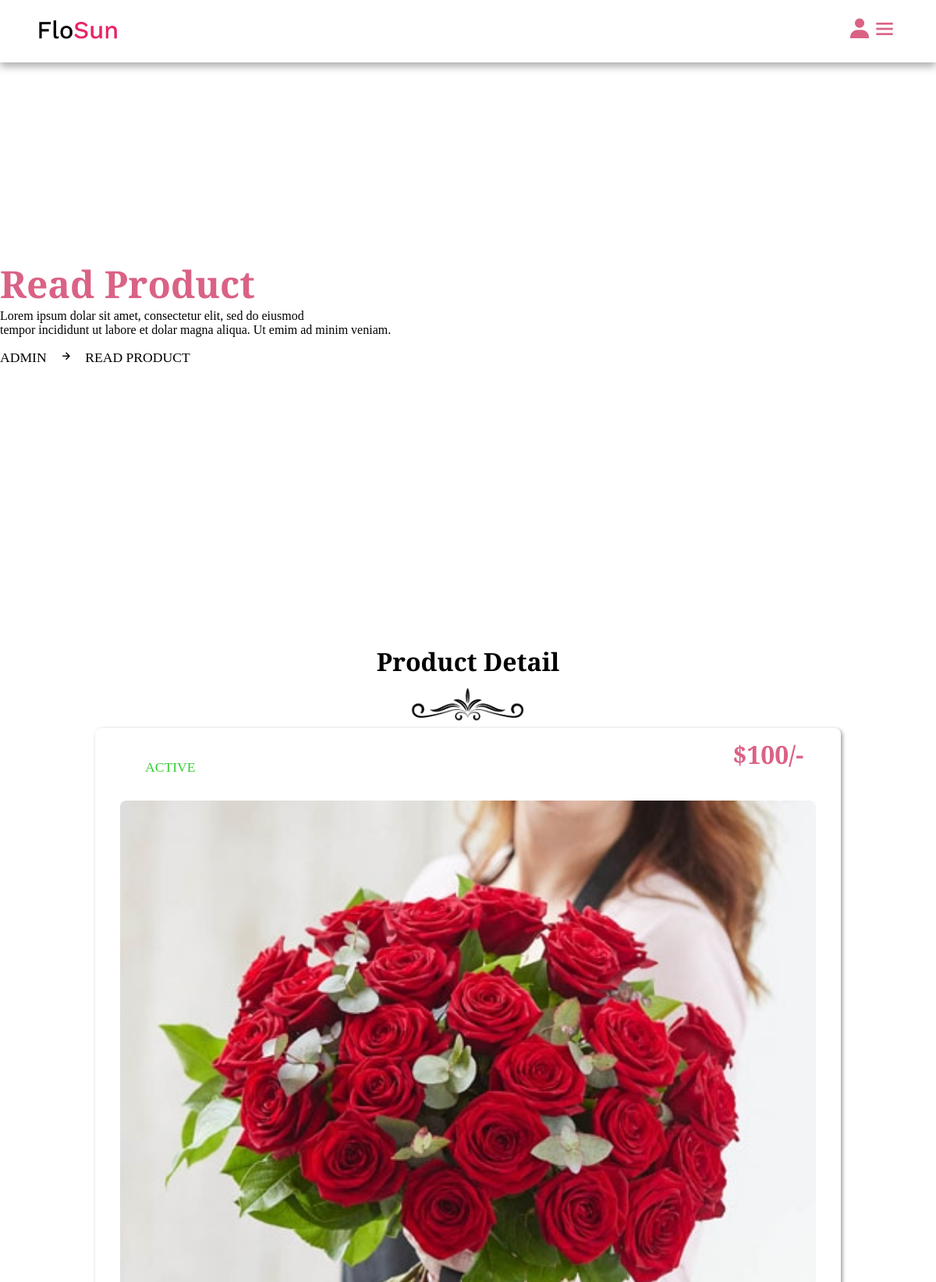
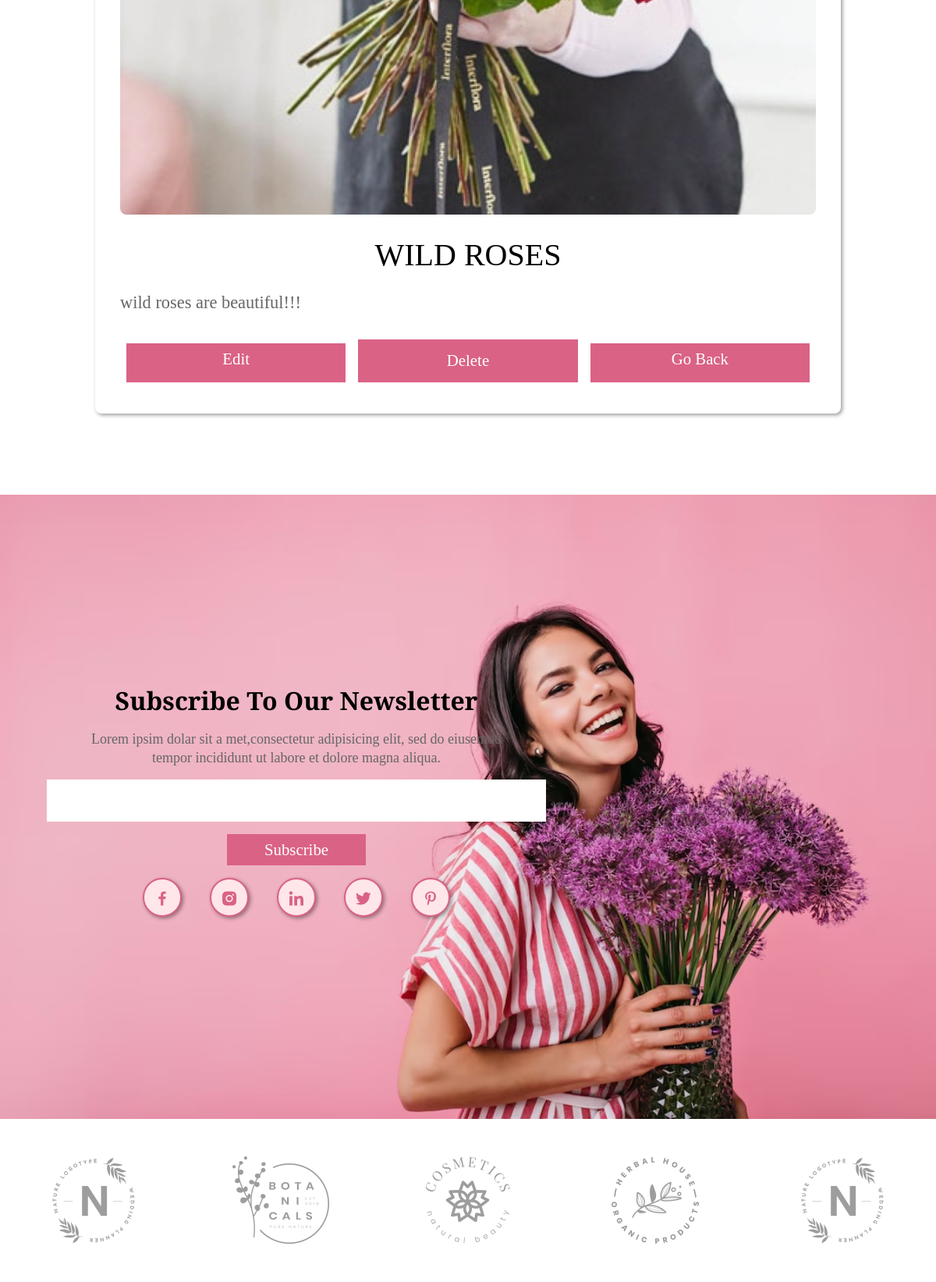
Page /admin/read_product.php?post_id=D3iBQHE9J0EMFdeKYrU6 (signed in, upper part) on the committed database (2 pictures, top to bottom).
### tables this page shows
CREATE TABLE `products` (
  `id` varchar(20) NOT NULL,
  `seller_id` varchar(20) NOT NULL,
  `name` varchar(50) NOT NULL,
  `price` int(50) NOT NULL,
  `image` varchar(255) NOT NULL,
  `stock` int(100) NOT NULL,
  `product_detail` varchar(1000) NOT NULL,
  `status` varchar(100) NOT NULL
);

### admin/read_product.php (the view, shortened to what this page needs)
<?php
	 include '../components/connect.php';
	 $get_id = $_GET['post_id'];
?>
<!DOCTYPE html>
<html>
<head>
	<link href='https://unpkg.com/boxicons@2.1.2/css/boxicons.min.css' rel='stylesheet'>
	<link rel="stylesheet" type="text/css" href="../css/admin_style.css?v=<?php echo time(); ?>">
</head>
<body>
	<?php include '../components/admin_header.php'; ?>
	<div class="banner">
		<div class="detail">
			<h1>read product</h1>
			<p>Lorem ipsum dolar sit amet, consectetur elit, sed do eiusmod <br>
			tempor incididunt ut labore et dolar magna aliqua. Ut emim ad minim veniam.</p>
			<span><a href="dashboard.php">admin</a><i class="bx bx-right-arrow-alt"></i>read product</span>
		</div>
	</div>
	<section class="read_product">
		<div class="heading">
			<h1>product detail</h1>
			<img src="../image/separator.png">
		</div>
		<div class="container">
			<?php
				$select_product = $conn->prepare("SELECT * FROM `products` WHERE id = ?");
				$select_product->execute([$get_id]);
				if ($select_product->rowCount() > 0) {
					while ($fetch_product = $select_product->fetch(PDO::FETCH_ASSOC)) {
			?>
			<form action="" method="post" class="box">
				<div class="status" style="color: <?php if($fetch_product['status']=='active'){echo "limegreen";
				}else{echo "red";} ?>"><?= $fetch_product['status']; ?></div>
				<?php if ($fetch_product['image'] != ''){ ?>
					<img src="../uploaded_files/<?= $fetch_product['image'];?>" class="image">
				<?php } ?>
				<div class="price">$<?= $fetch_product['price'];?>/-</div>
				<div class="title"><?= $fetch_product['name'];?></div>
				<div class="content"><?= $fetch_product['product_detail'];?></div>
				<div class="flex-btn">
					<a href="edit_product.php?id=<?= $fetch_product['id']; ?>" class="btn">edit</a>
					<button type="submit" name="delete" class="btn" onclick="return confirm('delete this product');">delete</button>
					<a href="view_products.php?post_id=<?= $fetch_product['id']; ?>" class="btn">go back</a>
				</div>
			</form>
			<?php
					}
				}else{
					echo '
						<div class="empty">
							<p>no products added yet! <br> <a href="add_product.php" class="btn" style="margin-top: 1rem;">add product</a></p>
						</div>
					';
				}
			?>
		</div>
	</section>
	<?php include '../components/admin_footer.php'; ?>
</body>
</html>

### CSS/admin_style.css (style rules this page uses)
* { margin: 0; padding: 0; box-sizing: border-box; outline: none; text-decoration: none; list-style: none; font-family: "Alegreya", serif; }
:root { --main-color: #da6285; --pink-color: #ff8e9d; --pink-opacity: #ffe6e9; --white-alfa-40: rgba(255, 255, 255, 0.40); --white-alfa-25: rgba(255, 255, 255, 0.25); --backdrop-filter: blur(5px); --padding: 5vh 15px; --box-shadow: 2px 2px 5px rgba(0, 0, 0, 0.40); }
body { background-image: url('../image/body.jpg'); }
html { scroll-behavior: smooth; }
button, input { border: none; }
.btn { display: inline-block; padding: .5rem 3rem; margin-top: 1rem; background-color: var(--main-color); color: #fff; cursor: pointer; text-align: center; position: relative; z-index: 100; font-size: 1.3rem; text-transform: capitalize; }
.btn::before { position: absolute; content: ''; width: 0%; height: 100%; background-color: #000; left: 0; top: 0; transition: .5s; z-index: -10; }
.heading { text-align: center; line-height: 1.5; }
.heading h1 { font-size: 2rem; text-transform: capitalize; }
.heading img { margin-top: .5rem; width: 150px !important; }
section { padding: 6%; }
.flex-btn { display: flex; justify-content: space-between; }
.flex-btn .btn { margin: .5rem; }
.banner { margin-top: 5rem; width: 100%; height: 80vh; display: flex; align-items: center; background-position: center; background-size: cover; animation: banner 2s infinite alternate; }
.banner .detail p { font-size: 16px; margin-bottom: 1rem; }
.banner .detail span { text-transform: uppercase; font-size: 1.1rem; margin-top: 1rem; }
.banner .detail a { color: #000; }
.banner .detail span i { margin: 0 1rem; }
.banner h1 { font-size: 3rem; color: var(--main-color); text-transform: capitalize; }
.read_product { display: flex; flex-direction: column; border-radius: .5rem; max-width: 1100px; margin: 2rem auto; }
.read_product .box { width: 100%; border-radius: .5rem; padding: 2rem; box-shadow: var(--box-shadow); position: relative; }
.read_product .box .status { border-radius: .5rem; padding: .5rem 2rem; font-size: 1.1rem; display: inline-block; text-transform: uppercase; }
.read_product .box .price { position: absolute; top: 1%; right: 5%; font-weight: bold; color: var(--main-color); font-size: 2rem; }
.read_product .box .image { width: 100%; border-radius: .5rem; margin-top: 1.5rem; }
.read_product .box .title { font-size: 2.5rem; margin-top: 1.5rem; text-transform: uppercase; text-align: center; }
.read_product .box .content { line-height: 2; color: #666; padding: 1rem 0; font-size: 1.4rem; }
.read_product .box .flex-btn { justify-content: space-between; }
.read_product .box .btn { width: 33%; text-align: center; }
.read_product .box .flex-btn a { height: 50px; margin-top: .8rem; }

### rows in the picture
products: status "ACTIVE", image (picture), price "100", name "WILD ROSES", product_detail "wild roses are beautiful!!!"
